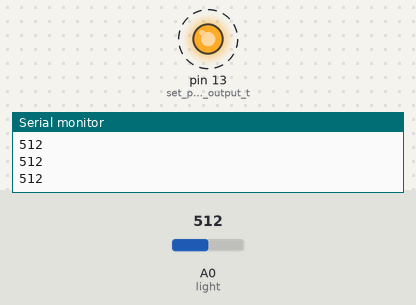
Bench run of a sketch on a simulated Arduino Uno, built with avr-gcc and run on an emulated ATmega328P. On the bench: output pins drawn as LEDs (lit = HIGH), the last lines printed to the serial monitor. Dashed ring = blinking. The inputs (shaded band) are chosen by the test bench; at power-on: A0 (light) = 512.

Above: at 1.25 s.
1.3 s: A0 (light) set to 737
4.3 s: A0 (light) set to 765
At 5.5 s:
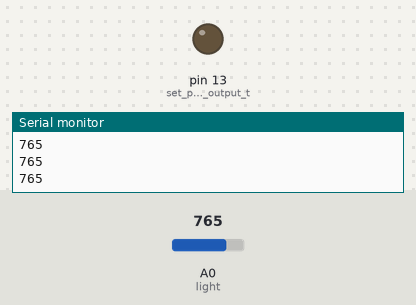
5.8 s: A0 (light) set to 740
At 8.7 s:
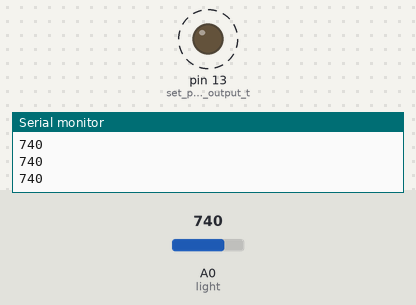
8.8 s: A0 (light) set to 760
At 9.3 s:
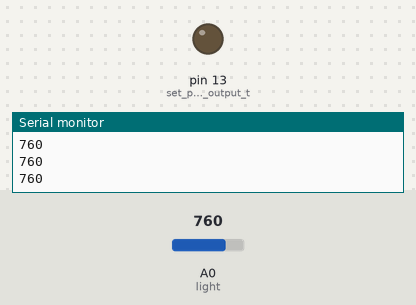
Timing chart, 0 to 11.3 s (numbered marks = the images above; inputs shaded):
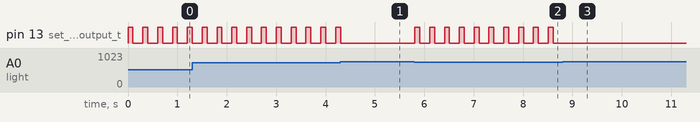

The sketch:

photoresistor.ino
```cpp
/*
  SparkFun Inventor’s Kit
  Circuit 1C-Photoresistor

  Use a photoresistor to monitor how bright a room is, and turn an LED on when it gets dark.

  This sketch was written by SparkFun Electronics, with lots of help from the Arduino community.
  This code is completely free for any use.

  View circuit diagram and instructions at: https://learn.sparkfun.com/tutorials/sparkfun-inventors-kit-experiment-guide---v41
  Download drawings and code at: https://github.com/sparkfun/SIK-Guide-Code
*/

int photoresistor = 0;              //this variable will hold a value based on the brightness of the ambient light
int threshold = 750;                //if the photoresistor reading is below this value the the light will turn on

void setup()
{
  Serial.begin(9600);               //start a serial connection with the computer

  pinMode(13, OUTPUT);              //set pin 13 as an output that can be set to HIGH or LOW
}

void loop()
{
  //read the brightness of the ambient light
  photoresistor = analogRead(A0);   //set photoresistor to a number between 0 and 1023 based on how bright the ambient light is
  Serial.println(photoresistor);    //print the value of photoresistor in the serial monitor on the computer

  //if the photoresistor value is below the threshold turn the light on, otherwise turn it off
  if (photoresistor < threshold) {
    // creates a blink pattern
    digitalWrite(13, HIGH);         // Turn on the LED
    delay(100);
    digitalWrite(13, LOW);         // Turn off the LED
    delay(100);
  } else {
    digitalWrite(13, LOW);          // Turn off the LED
  }

  delay(100);                       //short delay to make the printout easier to read
}
```

Measured:
- the behaviour switches between 749 and 750 on A0 (light) (found by bisection; images 0 and 1)
- after the input at 4.3 s, pin 13 (set_pin_13_as_an_output_t): goes on until 4.3 s, then stays LOW
- after the input at 5.8 s, pin 13 (set_pin_13_as_an_output_t): alternates HIGH for 0.10 s and LOW for 0.20 s, starting at once
- after the input at 8.8 s, pin 13 (set_pin_13_as_an_output_t): stops changing and stays LOW
- by itself, pin 13 (set_pin_13_as_an_output_t): alternates HIGH for 0.10 s and LOW for 0.20 s
